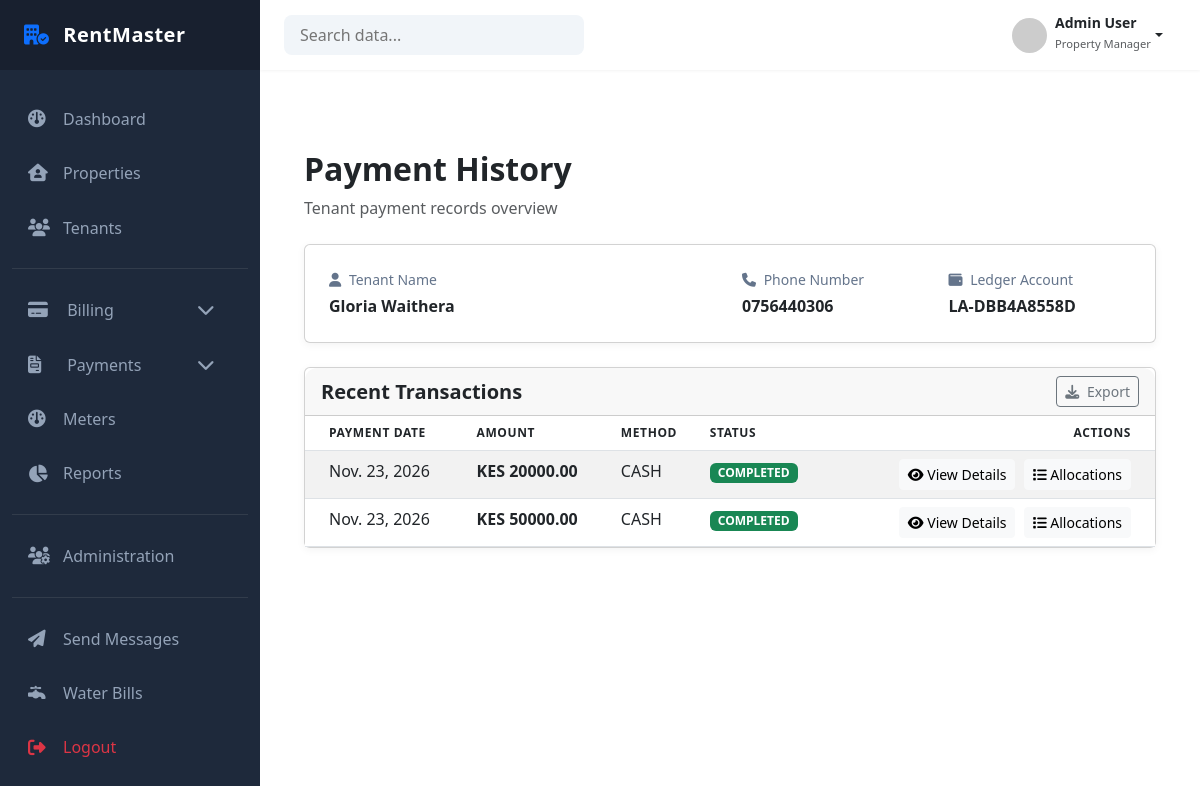
The page /finance/payments/history/3/ (signed in) on the database its author committed.
### tenants/models.py (models this page shows, shortened)
class Tenant(models.Model):
    first_name = models.CharField(max_length=100)
    last_name = models.CharField(max_length=100)
    landlord = models.ForeignKey(
        settings.AUTH_USER_MODEL,
        on_delete=models.PROTECT,
        limit_choices_to={"role": "LANDLORD"},
        related_name="tenants"
    )
    phone_number = models.CharField(max_length=20)
    email = models.EmailField(blank=True)
    id_number = models.CharField(max_length=50)
    date_of_birth = models.DateField(null=True, blank=True)
    is_active = models.BooleanField(default=True)
    created_at = models.DateTimeField(auto_now_add=True)
    created_by = models.ForeignKey(
        settings.AUTH_USER_MODEL,
        on_delete=models.PROTECT
    )
    class Meta:
        constraints = [
            UniqueConstraint(
                fields=["id_number", "landlord"],
                name="unique_id_per_landlord"
            ),
            UniqueConstraint(
                fields=["phone_number", "landlord"],
                name="unique_phone_per_landlord"
            )
        ]

class Tenancy(models.Model):
    tenant = models.ForeignKey(
        "Tenant",
        on_delete=models.PROTECT,
        related_name="tenancies"
    )
    unit = models.ForeignKey(
        Unit,
        on_delete=models.PROTECT,
        related_name="tenancies"
    )
    start_date = models.DateField() # when tenancy officially begins
    end_date = models.DateField(null=True, blank=True) # when tenancy ends
    rent_amount = models.DecimalField(max_digits=12, decimal_places=2)
    status = models.CharField(
        max_length=20,
        choices=TenancyStatus.choices,
        default=TenancyStatus.ACTIVE
    )
    created_by = models.ForeignKey(
        settings.AUTH_USER_MODEL,
        on_delete=models.PROTECT,
        related_name="created_tenancies"
    )
    created_at = models.DateTimeField(auto_now_add=True)
    updated_at = models.DateTimeField(auto_now=True)
    class Meta:
        ordering = ["-start_date"]
        constraints = [
            models.UniqueConstraint(
                fields=["unit"],
                condition=Q(status="ACTIVE"),
                name="unique_active_tenancy_per_unit"
            ),
            models.UniqueConstraint(
                fields=["tenant"],
                condition=Q(status="ACTIVE"),
                name="unique_active_tenancy_per_tenant"
            )
        ]

### finance/models.py (models this page shows, shortened)
class LedgerAccount(models.Model):
    tenancy = models.OneToOneField(
        Tenancy,
        on_delete=models.PROTECT,
        related_name="ledger_account"
    )
    account_number = models.CharField(max_length=30, unique=True, editable=False)
    is_active = models.BooleanField(default=True)
    created_at = models.DateTimeField(auto_now_add=True)
    updated_at = models.DateTimeField(auto_now=True)
    class Meta:
        ordering = ["-created_at"]

class Payment(models.Model):
    ledger_account = models.ForeignKey(
        LedgerAccount,
        on_delete=models.PROTECT,
        related_name="payments"
    )
    amount = models.DecimalField(max_digits=20, decimal_places=2)
    payment_date = models.DateField()
    method = models.CharField(
        max_length=20,
        choices=PaymentMethod.choices
    )
    status = models.CharField(
        max_length=20,
        choices=PaymentStatus.choices,
        default=PaymentStatus.COMPLETED
    )
    reversed_at = models.DateTimeField(
        null=True,
        blank=True
    )
    reversed_by = models.ForeignKey(
        settings.AUTH_USER_MODEL,
        on_delete=models.SET_NULL,
        null=True,
        blank=True,
        related_name="reversed_payments"
    )
    reference_code = models.CharField(
        max_length=100,
        unique=True,
        blank=True
    )
    notes = models.TextField(blank=True)
    created_at = models.DateTimeField(auto_now_add=True)
    created_by = models.ForeignKey(
        settings.AUTH_USER_MODEL,
        on_delete=models.CASCADE
    )

### finance/views/payment_views.py (the view)
def tenant_payment_history_view(request, tenant_id):
    try:
        data = get_tenant_payment_history(
            user=request.user,
            tenant_id=tenant_id
        )
        context = {
            "tenant": data["tenant"],
            "payments": data["payments"],
            "ledger_account": data["ledger_account"],
        }
        return render(
            request,
            "payments/tenant_payment_history.html",
            context
        )
    except PermissionError as e:
        messages.error(request, str(e))
        return redirect("finance:payment_search")
    except Exception as e:
        messages.error(request, "An error occurred while fetching payment history.")
        return redirect("finance:payment_search")

### templates/payments/tenant_payment_history.html (shortened to what this page needs)
{% extends 'dashboard/base_dashboard.html' %}
{% load static %}
{% block extra_css %}
<link rel="stylesheet" href="{% static 'payments/css/tenant_payment_history.css' %}" />
<link href="https://cdn.jsdelivr.net/npm/bootstrap@5.3.0/dist/css/bootstrap.min.css" rel="stylesheet">
<link rel="stylesheet" href="https://cdnjs.cloudflare.com/ajax/libs/font-awesome/6.4.0/css/all.min.css">
{% endblock %}
{% block content %}
<div class="container py-5">
    <header class="mb-4">
        <h2 class="fw-bold text-dark">Payment History</h2>
        <p class="text-muted">Tenant payment records overview</p>
    </header>
    <div class="card mb-4">
        <div class="card-body p-4">
            <div class="row">
                <div class="col-md-6 mb-3 mb-md-0">
                    <div class="info-label"><i class="fa-solid fa-user me-1"></i> Tenant Name</div>
                    <div class="info-value">{{ tenant.first_name }} {{ tenant.last_name }}</div>
                </div>
                <div class="col-md-3 mb-3 mb-md-0">
                    <div class="info-label"><i class="fa-solid fa-phone me-1"></i> Phone Number</div>
                    <div class="info-value">{{ tenant.phone_number }}</div>
                </div>
                <div class="col-md-3">
                    <div class="info-label"><i class="fa-solid fa-wallet me-1"></i> Ledger Account</div>
                    <div class="info-value">{{ tenant.tenancies.first.ledger_account.account_number }}</div>
                </div>
            </div>
        </div>
    </div>
    <div class="card">
        <div class="card-header d-flex justify-content-between align-items-center">
            <h5 class="card-title mb-0 fw-bold">Recent Transactions</h5>
            <button class="btn btn-sm btn-outline-secondary"><i class="fa-solid fa-download me-1"></i> Export</button>
        </div>
        <div class="table-responsive">
            {% if payments %}
            <table class="table table-striped table-hover mb-0">
                <thead>
                    <tr>
                        <th class="ps-4">Payment Date</th>
                        <th>Amount</th>
                        <th>Method</th>
                        <th>Status</th>
                        <th class="text-end pe-4">Actions</th>
                    </tr>
                </thead>
                <tbody>
                    {% for payment in payments %}
                    <tr>
                        <td class="ps-4">{{ payment.payment_date }}</td>
                        <td class="fw-bold">KES {{ payment.amount }}</td>
                        <td>{{ payment.method }}</td>
                        <td><span class="badge bg-success px-2 py-1">{{ payment.status }}</span></td>
                        <td class="text-end pe-4">
                            <a href="{% url 'finance:payment_detail' payment.id %}" class="btn btn-sm btn-light btn-action me-1"><i class="fa-solid fa-eye"></i> View Details</a>
                            <a href="{% url 'finance:payment_allocations' payment.id %}" class="btn btn-sm btn-light btn-action"><i class="fa-solid fa-list"></i> Allocations</a>
                        </td>
                    </tr>
                    {% endfor %}
                </tbody>
            </table>
            {% endif %}
        </div>
    </div>
</div>
{% endblock %}

### static/dashboard/css/dashboard.css (style rules this page uses)
:root { --sidebar-width: 260px; --primary-color: #2563eb; --dark-blue: #1e293b; --light-bg: #f8fafc; --top-navbar-height: 70px; }
body { font-family: "Inter", sans-serif; background-color: var(--light-bg); overflow-x: hidden; }

### static/payments/css/tenant_payment_history.css (style rules this page uses)
body { background-color: #f4f7f6; font-family: 'Inter', sans-serif; color: #334155; }
.card { border: none; border-radius: 12px; box-shadow: 0 2px 8px rgba(0, 0, 0, 0.05); }
.card-header { background-color: #ffffff; border-bottom: 1px solid #edf2f7; padding: 1.25rem; border-radius: 12px 12px 0 0 !important; }
.table thead { background-color: #f8fafc; color: #64748b; text-transform: uppercase; font-size: 0.75rem; letter-spacing: 0.05em; }
.info-label { color: #64748b; font-size: 0.875rem; margin-bottom: 0.25rem; }
.info-value { font-weight: 600; font-size: 1rem; }
.btn-action { font-size: 0.8rem; padding: 0.4rem 0.8rem; }

### rows shown on the page
Tenant: first_name "Gloria", last_name "Waithera", phone_number "0756440306", tenancies.first.ledger_account.account_number "LA-DBB4A8558D"
Payment: payment_date "Nov. 23, 2026", amount "20000.00", method "CASH", status "COMPLETED"
Payment: payment_date "Nov. 23, 2026", amount "50000.00", method "CASH", status "COMPLETED"
